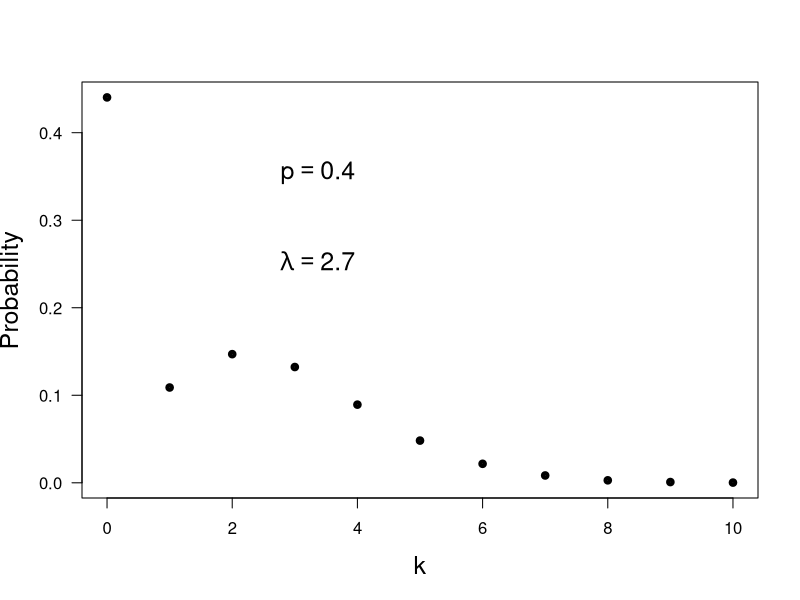

Reproduce this figure in R.
print('file: PDsPDFsPoissonZeroInflated.R')
# Zero Inflated Poisson distribution
lambda = 2.7; k = seq(0,10); 
p = 0.4 # zero-inflation parameter
# install.packages('VGAM')
library(VGAM)
pkZIP = dzipois(k,lambda,p)
# png('PoissonZIP191105.png',width=16,height=16,units='cm',res=300)
plot(k,pkZIP,type='p',lwd=4,col='black',xlab='k',
     ylab='Probability',las=1,cex=0.6,cex.lab=1.5)
text(2.5,0.25,bquote(~lambda == .(lambda)),col='black',pos=4,cex=1.5)
text(2.5,0.35,bquote(~p == .(p)),col='black',pos=4,cex=1.5)
# dev.off()
print(c(round(pkZIP[1],4),'pkZIP[1]'))
